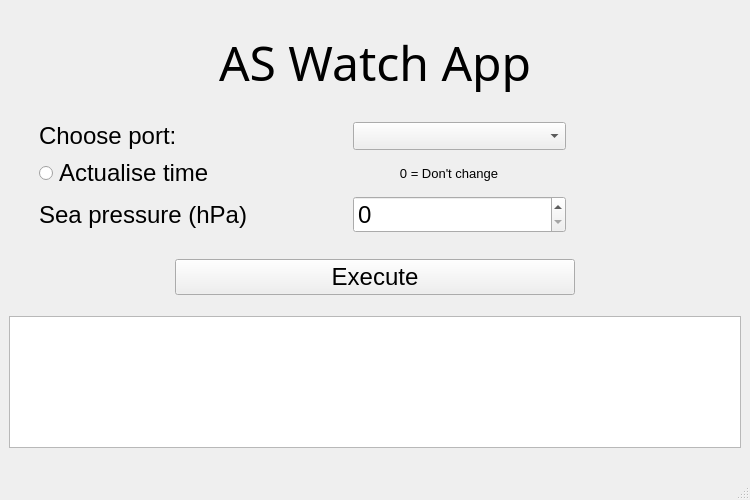
<?xml version="1.0" encoding="UTF-8"?>
<ui version="4.0">
 <class>MainWindow</class>
 <widget class="QMainWindow" name="MainWindow">
  <property name="windowModality">
   <enum>Qt::NonModal</enum>
  </property>
  <property name="enabled">
   <bool>true</bool>
  </property>
  <property name="geometry">
   <rect>
    <x>0</x>
    <y>0</y>
    <width>750</width>
    <height>500</height>
   </rect>
  </property>
  <property name="maximumSize">
   <size>
    <width>750</width>
    <height>500</height>
   </size>
  </property>
  <property name="font">
   <font>
    <family>Arial</family>
    <pointsize>18</pointsize>
   </font>
  </property>
  <property name="mouseTracking">
   <bool>true</bool>
  </property>
  <property name="windowTitle">
   <string>_Watch</string>
  </property>
  <property name="windowIcon">
   <iconset theme="icon.png">
    <normaloff>icon.png</normaloff>icon.png</iconset>
  </property>
  <property name="layoutDirection">
   <enum>Qt::LeftToRight</enum>
  </property>
  <property name="iconSize">
   <size>
    <width>100</width>
    <height>100</height>
   </size>
  </property>
  <property name="toolButtonStyle">
   <enum>Qt::ToolButtonIconOnly</enum>
  </property>
  <widget class="QWidget" name="centralwidget">
   <layout class="QGridLayout" name="gridLayout">
    <item row="10" column="0">
     <spacer name="verticalSpacer_5">
      <property name="orientation">
       <enum>Qt::Vertical</enum>
      </property>
      <property name="sizeHint" stdset="0">
       <size>
        <width>20</width>
        <height>40</height>
       </size>
      </property>
     </spacer>
    </item>
    <item row="11" column="0">
     <layout class="QGridLayout" name="gridLayout_3">
      <item row="1" column="0">
       <spacer name="horizontalSpacer_7">
        <property name="orientation">
         <enum>Qt::Horizontal</enum>
        </property>
        <property name="sizeType">
         <enum>QSizePolicy::Expanding</enum>
        </property>
        <property name="sizeHint" stdset="0">
         <size>
          <width>80</width>
          <height>20</height>
         </size>
        </property>
       </spacer>
      </item>
      <item row="1" column="2">
       <spacer name="horizontalSpacer_8">
        <property name="orientation">
         <enum>Qt::Horizontal</enum>
        </property>
        <property name="sizeType">
         <enum>QSizePolicy::Expanding</enum>
        </property>
        <property name="sizeHint" stdset="0">
         <size>
          <width>80</width>
          <height>20</height>
         </size>
        </property>
       </spacer>
      </item>
      <item row="1" column="1">
       <widget class="QPushButton" name="Execute">
        <property name="sizePolicy">
         <sizepolicy hsizetype="Maximum" vsizetype="Fixed">
          <horstretch>0</horstretch>
          <verstretch>0</verstretch>
         </sizepolicy>
        </property>
        <property name="minimumSize">
         <size>
          <width>400</width>
          <height>0</height>
         </size>
        </property>
        <property name="maximumSize">
         <size>
          <width>300</width>
          <height>16777215</height>
         </size>
        </property>
        <property name="text">
         <string>Execute</string>
        </property>
       </widget>
      </item>
     </layout>
    </item>
    <item row="6" column="0">
     <layout class="QGridLayout" name="gridLayout_5">
      <item row="2" column="1">
       <widget class="QLabel" name="label_2">
        <property name="sizePolicy">
         <sizepolicy hsizetype="Maximum" vsizetype="Minimum">
          <horstretch>0</horstretch>
          <verstretch>0</verstretch>
         </sizepolicy>
        </property>
        <property name="font">
         <font>
          <pointsize>18</pointsize>
         </font>
        </property>
        <property name="text">
         <string>Choose port:</string>
        </property>
       </widget>
      </item>
      <item row="4" column="5">
       <spacer name="horizontalSpacer_5">
        <property name="orientation">
         <enum>Qt::Horizontal</enum>
        </property>
        <property name="sizeType">
         <enum>QSizePolicy::Maximum</enum>
        </property>
        <property name="sizeHint" stdset="0">
         <size>
          <width>175</width>
          <height>20</height>
         </size>
        </property>
       </spacer>
      </item>
      <item row="5" column="4">
       <widget class="QSpinBox" name="SeaPressure">
        <property name="sizePolicy">
         <sizepolicy hsizetype="Minimum" vsizetype="Fixed">
          <horstretch>0</horstretch>
          <verstretch>0</verstretch>
         </sizepolicy>
        </property>
        <property name="minimumSize">
         <size>
          <width>200</width>
          <height>0</height>
         </size>
        </property>
        <property name="maximum">
         <number>1500</number>
        </property>
       </widget>
      </item>
      <item row="5" column="1">
       <widget class="QLabel" name="label_3">
        <property name="text">
         <string>Sea pressure (hPa)</string>
        </property>
       </widget>
      </item>
      <item row="2" column="0">
       <spacer name="horizontalSpacer_6">
        <property name="orientation">
         <enum>Qt::Horizontal</enum>
        </property>
        <property name="sizeType">
         <enum>QSizePolicy::Maximum</enum>
        </property>
        <property name="sizeHint" stdset="0">
         <size>
          <width>30</width>
          <height>20</height>
         </size>
        </property>
       </spacer>
      </item>
      <item row="2" column="3">
       <spacer name="horizontalSpacer_3">
        <property name="orientation">
         <enum>Qt::Horizontal</enum>
        </property>
        <property name="sizeType">
         <enum>QSizePolicy::Maximum</enum>
        </property>
        <property name="sizeHint" stdset="0">
         <size>
          <width>100</width>
          <height>20</height>
         </size>
        </property>
       </spacer>
      </item>
      <item row="4" column="1">
       <widget class="QRadioButton" name="ActualiseTime">
        <property name="sizePolicy">
         <sizepolicy hsizetype="Maximum" vsizetype="Fixed">
          <horstretch>0</horstretch>
          <verstretch>0</verstretch>
         </sizepolicy>
        </property>
        <property name="font">
         <font>
          <pointsize>18</pointsize>
         </font>
        </property>
        <property name="text">
         <string>Actualise time</string>
        </property>
       </widget>
      </item>
      <item row="4" column="4">
       <widget class="QLabel" name="label_4">
        <property name="font">
         <font>
          <pointsize>10</pointsize>
         </font>
        </property>
        <property name="layoutDirection">
         <enum>Qt::LeftToRight</enum>
        </property>
        <property name="text">
         <string>             0 = Don't change</string>
        </property>
       </widget>
      </item>
      <item row="2" column="4">
       <widget class="QComboBox" name="PortList">
        <property name="sizePolicy">
         <sizepolicy hsizetype="Preferred" vsizetype="Minimum">
          <horstretch>0</horstretch>
          <verstretch>0</verstretch>
         </sizepolicy>
        </property>
        <property name="font">
         <font>
          <pointsize>8</pointsize>
         </font>
        </property>
       </widget>
      </item>
     </layout>
    </item>
    <item row="14" column="0">
     <spacer name="verticalSpacer">
      <property name="orientation">
       <enum>Qt::Vertical</enum>
      </property>
      <property name="sizeType">
       <enum>QSizePolicy::Minimum</enum>
      </property>
      <property name="sizeHint" stdset="0">
       <size>
        <width>10</width>
        <height>10</height>
       </size>
      </property>
     </spacer>
    </item>
    <item row="2" column="0">
     <spacer name="verticalSpacer_4">
      <property name="orientation">
       <enum>Qt::Vertical</enum>
      </property>
      <property name="sizeType">
       <enum>QSizePolicy::Minimum</enum>
      </property>
      <property name="sizeHint" stdset="0">
       <size>
        <width>20</width>
        <height>20</height>
       </size>
      </property>
     </spacer>
    </item>
    <item row="0" column="0">
     <spacer name="verticalSpacer_2">
      <property name="orientation">
       <enum>Qt::Vertical</enum>
      </property>
      <property name="sizeType">
       <enum>QSizePolicy::Minimum</enum>
      </property>
      <property name="sizeHint" stdset="0">
       <size>
        <width>20</width>
        <height>20</height>
       </size>
      </property>
     </spacer>
    </item>
    <item row="1" column="0">
     <layout class="QGridLayout" name="gridLayout_2">
      <item row="0" column="0">
       <layout class="QVBoxLayout" name="verticalLayout">
        <item>
         <layout class="QGridLayout" name="gridLayout_4">
          <item row="0" column="1">
           <widget class="QLabel" name="label">
            <property name="font">
             <font>
              <family>LEMON MILK Medium</family>
              <pointsize>36</pointsize>
             </font>
            </property>
            <property name="text">
             <string>AS Watch App</string>
            </property>
           </widget>
          </item>
          <item row="0" column="0">
           <spacer name="horizontalSpacer">
            <property name="orientation">
             <enum>Qt::Horizontal</enum>
            </property>
            <property name="sizeHint" stdset="0">
             <size>
              <width>40</width>
              <height>20</height>
             </size>
            </property>
           </spacer>
          </item>
          <item row="0" column="2">
           <spacer name="horizontalSpacer_2">
            <property name="orientation">
             <enum>Qt::Horizontal</enum>
            </property>
            <property name="sizeHint" stdset="0">
             <size>
              <width>40</width>
              <height>20</height>
             </size>
            </property>
           </spacer>
          </item>
         </layout>
        </item>
       </layout>
      </item>
     </layout>
    </item>
    <item row="12" column="0">
     <spacer name="verticalSpacer_6">
      <property name="orientation">
       <enum>Qt::Vertical</enum>
      </property>
      <property name="sizeType">
       <enum>QSizePolicy::Minimum</enum>
      </property>
      <property name="sizeHint" stdset="0">
       <size>
        <width>15</width>
        <height>15</height>
       </size>
      </property>
     </spacer>
    </item>
    <item row="13" column="0">
     <widget class="QTextBrowser" name="SerialPrint">
      <property name="sizePolicy">
       <sizepolicy hsizetype="Expanding" vsizetype="Expanding">
        <horstretch>0</horstretch>
        <verstretch>0</verstretch>
       </sizepolicy>
      </property>
      <property name="minimumSize">
       <size>
        <width>0</width>
        <height>20</height>
       </size>
      </property>
      <property name="font">
       <font>
        <pointsize>10</pointsize>
       </font>
      </property>
     </widget>
    </item>
    <item row="9" column="0">
     <spacer name="verticalSpacer_7">
      <property name="orientation">
       <enum>Qt::Vertical</enum>
      </property>
      <property name="sizeType">
       <enum>QSizePolicy::Minimum</enum>
      </property>
      <property name="sizeHint" stdset="0">
       <size>
        <width>20</width>
        <height>20</height>
       </size>
      </property>
     </spacer>
    </item>
   </layout>
  </widget>
  <widget class="QStatusBar" name="statusbar"/>
 </widget>
 <resources/>
 <connections/>
</ui>
